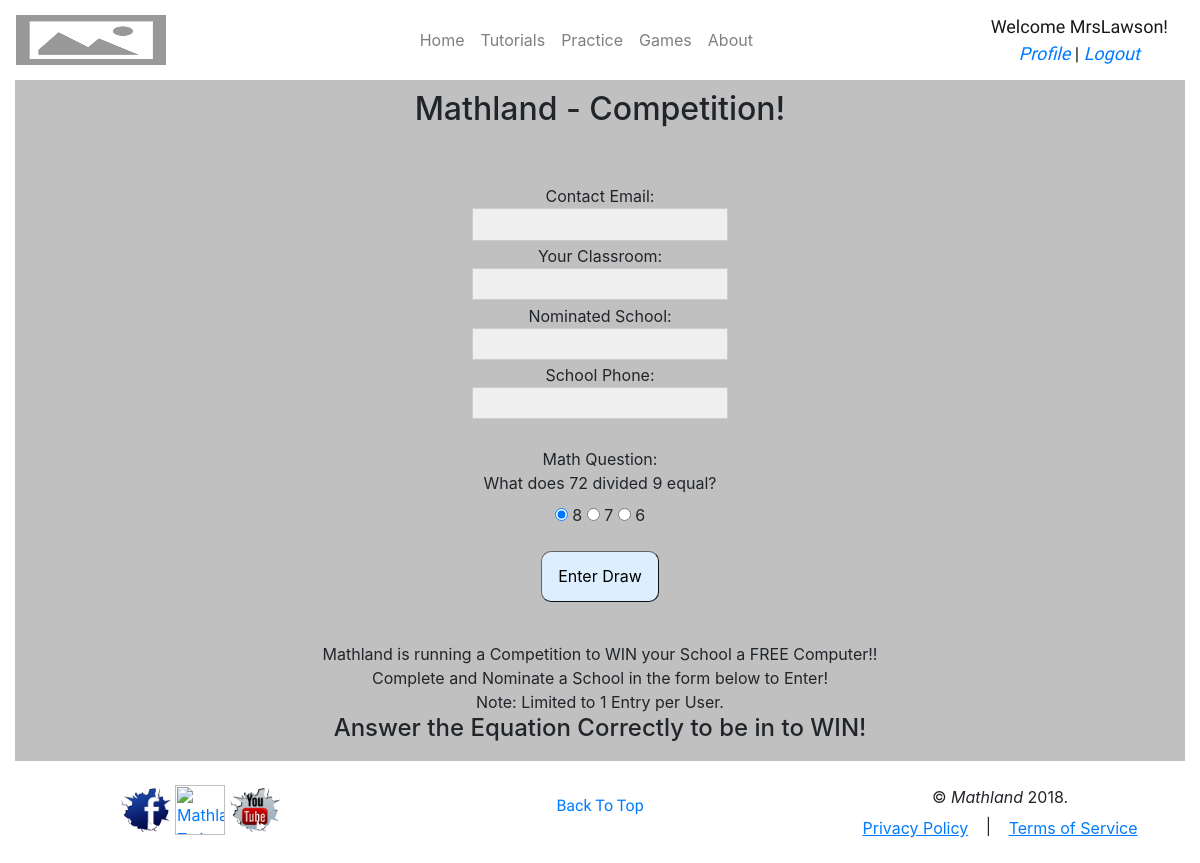
Page /mathland/index.php?ctr=CompetitionController&cmd=load (signed in) on the committed database.
### tables this page shows
CREATE TABLE tbl_view (
  view_id          int(10) NOT NULL AUTO_INCREMENT, 
  view_name        varchar(30) NOT NULL, 
  view_title       varchar(50) NOT NULL, 
  view_description varchar(255) NOT NULL, 
  PRIMARY KEY (view_id));

CREATE TABLE tbl_comp_question (
  comp_ques_id    int(10) NOT NULL AUTO_INCREMENT, 
  comp_ques_txt   varchar(50) NOT NULL UNIQUE, 
  comp_ques_opt1  varchar(20) NOT NULL, 
  comp_ques_opt2  varchar(20) NOT NULL, 
  comp_ques_opt3  varchar(20) NOT NULL, 
  comp_ques_answr varchar(20) NOT NULL, 
  PRIMARY KEY (comp_ques_id));

### mathland/Controller/CompetitionController.php (called while the page is built, shortened)
<?php
    require_once("Model//ViewModel.php");
    require_once("Model//CompetitionModel.php");
    class CompetitionController
    {
        function __construct(){
            $this->viewModel = new ViewModel($this);
            $this->userModel = new UserModel($this);
            $this->competitionModel = new CompetitionModel($this);
            if(isset($_REQUEST["cmd"]))
            switch($_REQUEST["cmd"]){
                case "load":
                    if (isset($this->userModel->currentUser) && !empty($this->userModel->currentUser))
                    {
                        $this->competitionModel->get_entry($this->userModel->acc_id);
                        $this->viewModel->getView("CompetitionView.php","","","");
                    } else {
                        $this->viewModel->getView("LoginView.php","","You must be logged in to enter the competition!","");
                    }
                    break;
            }
            if (isset($this->userModel->currentUser) && !empty($this->userModel->currentUser))
            {
                $this->viewModel->insertNavHistory($this->userModel->acc_id);
            }
            require_once("View//".$this->viewModel->view);
        }
    }
    $CompetitionController = new CompetitionController();
?>

### mathland/Model/ViewModel.php (called while the page is built, shortened)
<?php
    require_once("Model//DBconnection.php");
    class ViewModel
    {
        function getView($prView, $prTitle, $prError, $prNavInfo)
        {
            $aDB = new DBConnection();
            $aDB->query($aDB->sql->get_view($prView));
            if ($aDB->num_rows() > 0)
            {
                $aRow = $aDB->next();
                $this->title = $aRow["view_title"];
            }
        }
    }
?>

### mathland/Model/DBconnection.php (called while the page is built, shortened)
<?php
    class DBconnection {
        private $rs;
        private $connectRs;
        private function connectDb($prDatabase,$prHost,$prUser,$prPass)
        {
            $this->connectRs = mysqli_connect($prHost,$prUser,$prPass);
        }
        public function query($pStrSQL)
        {
            $this->rs = -1;
            $this->rs = mysqli_query($this->connectRs,$pStrSQL);
        }
        public function next(){
            $aRow = mysqli_fetch_array($this->rs);
            return $aRow;
        }
    }
?>

### mathland/Model/CompetitionModel.php (called while the page is built, shortened)
<?php
    require_once("Model//DBconnection.php");
    class CompetitionModel
    {
        function get_question(){
            $aDB = new DBConnection();
            $aDB->query($aDB->sql->get_question());
            if ($aDB->num_rows() == 0)
            {
            }
            else
            {
                $aRow = $aDB->next();
                $this->comp_ques_txt = $aRow['comp_ques_txt'];
                $this->comp_ques_opt1 = $aRow['comp_ques_opt1'];
                $this->comp_ques_opt2 = $aRow['comp_ques_opt2'];
                $this->comp_ques_opt3 = $aRow['comp_ques_opt3'];
            }
            $this->comp_email = "";
        }
        public function get_entry($prAccID){
            $aDB = new DBConnection();
            $aDB->query($aDB->sql->get_entry($prAccID));
            if ($aDB->num_rows() > 0)
            {
                $aRow = $aDB->next();
                $this->comp_ques_id = $aRow['comp_ques_id'];
                $this->comp_ques_opt = $aRow['comp_ques_opt'];
                $this->comp_email = $aRow['comp_email'];
                $this->comp_classroom = $aRow['comp_classroom'];
                $this->comp_school = $aRow['comp_school'];
                $this->comp_school_ph = $aRow['comp_school_ph'];
                $aDB->free();
                $aDB->query($aDB->sql->get_question_text($this->comp_ques_id));
                if ($aDB->num_rows() > 0)
                {
                    $aRow = $aDB->next();
                    $this->comp_ques_txt = $aRow['comp_ques_txt'];
                    $this->comp_ques_opt1 = "";
                    $this->comp_ques_opt2 = "";
                    $this->comp_ques_opt3 = "";
                }
            }
            else
            {
                $this->get_question();
            }
        }
    }
?>

### mathland/View/CompetitionView.php (the view, shortened to what this page needs)
<html>
    <?php
        require_once("SubViews//HeadView.php")
    ?>
    <body>
        <div class="container-fluid">
            <?php
                require_once("SubViews//NavView.php")
            ?>
            <div class="myform" style="text-align:center;">
                <h1><?=$this->viewModel->title?></h1>
                <br>
                <?php
                    if($this->competitionModel->comp_email == "")
                    {
                ?>
                <br>
                <form name="frmCompetition" method="post" action="?ctr=CompetitionController&cmd=enter"
                    onsubmit="return validateCompetition()">
                    Contact Email:<br>
                    <input type="email" id="email" name="email" value="" required><br>
                    Your Classroom:<br>
                    <input type="text" id="classroom" name="classroom" value="" required><br>
                    Nominated School:<br>
                    <input type="text" id="school" name="school" value="" required><br>
                    School Phone:<br>
                    <input type="text" id="phone" name="phone" value="" required><br>
                    <input type="hidden" id="ques_id" name="ques_id" value="<?=$this->competitionModel->comp_ques_id?>" required><br>
                    Math Question:<br>
                    <label name="question">
                        <?=$this->competitionModel->comp_ques_txt?>
                    </label><br>
                    <input type="radio" name="opt" value="<?=$this->competitionModel->comp_ques_opt1?>" checked>
                    <?=$this->competitionModel->comp_ques_opt1?>
                    <input type="radio" name="opt" value="<?=$this->competitionModel->comp_ques_opt2?>">
                    <?=$this->competitionModel->comp_ques_opt2?>
                    <input type="radio" name="opt" value="<?=$this->competitionModel->comp_ques_opt3?>">
                    <?=$this->competitionModel->comp_ques_opt3?><br>
                    <br>
                    <button type="submit">Enter Draw</button>
                </form>
                <br>
                Mathland is running a Competition to WIN your School a FREE Computer!!<br>
                Complete and Nominate a School in the form below to Enter!<br>
                Note: Limited to 1 Entry per User.<br>
                <h2>Answer the Equation Correctly to be in to WIN!</h2>
                <?php
                    }
                ?>
            </div>
            <?php
                require_once("SubViews//FooterView.php")
            ?>
        </div>
    </body>
</html>

### mathland/css/style.css (style rules this page uses)
input { border: 1px solid #ccc; padding: 0.2em; font-size: 1em; display: inline-block; background-color: rgba(255, 255, 255, 0.75); margin-bottom: 0.2em; }
button[type="submit"] { border-radius: 10px; border: 1px outset #666; cursor: pointer; padding: 0.8em 1em; background-color: #def; }
.myform { padding:10px; border:0px black solid; background-color:silver; }

### mathland/css/breakpoint.css (style rules this page uses)
@media only screen and (min-width : 200px) { h1 { font-size:large } }
@media only screen and (min-width : 200px) { h2 { font-size:medium } }
@media only screen and (min-width : 280px) { h1 { font-size:large } }
@media only screen and (min-width : 280px) { h2 { font-size:medium } }
@media only screen and (min-width : 330px) { h1 { font-size:large } }
@media only screen and (min-width : 330px) { h2 { font-size:medium } }
@media only screen and (min-width : 350px) { h1 { font-size:large } }
@media only screen and (min-width : 350px) { h2 { font-size:medium } }
@media only screen and (min-width : 380px) { h1 { font-size:large } }
@media only screen and (min-width : 380px) { h2 { font-size:medium } }
@media only screen and (min-width : 480px) { h1 { font-size:x-large } }
@media only screen and (min-width : 480px) { h2 { font-size:large } }
@media only screen and (min-width : 570px) { h1 { font-size:x-large } }
@media only screen and (min-width : 570px) { h2 { font-size:large } }
@media only screen and (min-width : 660px) { h1 { font-size:x-large } }
@media only screen and (min-width : 660px) { h2 { font-size:large } }
@media only screen and (min-width : 768px) { h1 { font-size:x-large } }
@media only screen and (min-width : 768px) { h2 { font-size:large } }
@media only screen and (min-width : 992px) { h1 { font-size:xx-large } }
@media only screen and (min-width : 992px) { h2 { font-size:x-large } }
@media only screen and (min-width : 1200px) { h1 { font-size:xx-large } }
@media only screen and (min-width : 1200px) { h2 { font-size:x-large } }

### rows in the picture
tbl_view: view_title "Mathland - Competition!"
tbl_comp_question: comp_ques_txt "What does 72 divided 9 equal?", comp_ques_opt1 "8", comp_ques_opt2 "7", comp_ques_opt3 "6"

### other values in the picture
$this->userModel->currentUser "MrsLawson"
